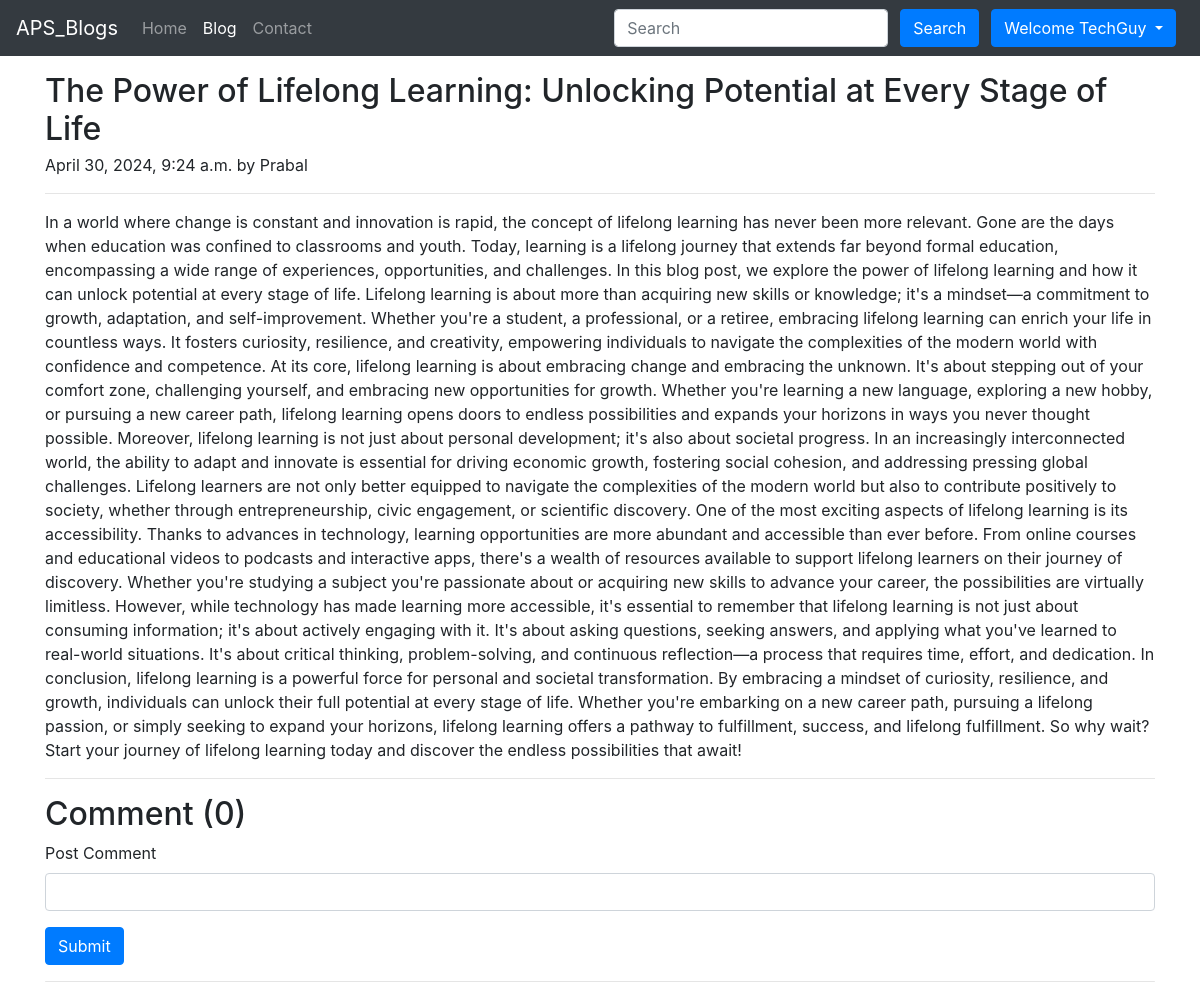
/blog/The Power of Lifelong Learning/ (signed in), run on the app's committed database.
### Blog/models.py (models this page shows, shortened)
class Post(models.Model):
    category_choices = (
        ('general', 'General'),
        ('science', 'Science'),
        ('english', 'English'),
        ('maths', 'Maths'),
        ('sst', 'SST'),
        ('gaming', 'Gaming'),
        ('news', 'News'),
        ('announcements', 'Announcements'),
        ('sports', 'Sports'),
        ('cooking', 'Cooking'),
        ('lifestyle', 'Lifestyle'),
        ('news', 'News'),
    )
    sno = models.AutoField(primary_key=True)
    title = models.CharField(max_length=100)
    text = models.TextField()
    author = models.CharField(max_length=30)
    slug = models.CharField(max_length=300)
    timeStamp = models.DateTimeField(default=datetime.now, blank=True)
    thumbnail = models.ImageField(upload_to='blog/thumbnail', default="blog/thumbnail/wallpaper.jpg")

### Blog/views.py (the view)
# urls.py: path('<str:slug>/',views.blogPost,name="blogPost"),
def blogPost(request, slug):
    post = Post.objects.filter(slug=slug)[0]
    comments = BlogComment.objects.filter(post=post,parent=None)
    replies = BlogComment.objects.filter(post=post).exclude(parent = None)
    replyDict =  {}
    for reply in replies:
        if reply.parent.sno not in replyDict.keys():
            replyDict[reply.parent.sno] = [reply]
        else:
            replyDict[reply.parent.sno].append(reply)
    context = {
        'post': post,
        'comments': comments,
        'replyDict':replyDict
    }
    return render(request, 'blog/blogPost.html', context=context)

### templates/blog/blogPost.html (shortened to what this page needs)
{% extends 'base.html' %}
{% load humanize %}
{% load static %}
{% load extras %}
{% block activeBlog %}active{% endblock activeBlog %}
{% block body %}
<div class="container my-3">
    <h2 class="blog-post-title mb-1">{{post.title}}</h2>
    <p class="blog-post-meta">{{ post.timeStamp }} by <span>{{post.author}}</span></p>
    <hr class="solid">
    <p>{{post.text}}</p>
    <hr class="solid">
</div>
<div class="container">
    <h2>Comment ({{ comments.count }})</h2>
    <form action="/blog/postComment" method="post"> {% csrf_token %}
        <div class="mb-3">
            <label for="comment" class="form-label">Post Comment</label>
            <input name="comment" type="text" class="form-control" id="comment" aria-describedby="text">
        </div>
        <button type="submit" class="btn btn-primary">Submit</button>
    </form>
    <hr class="rounded">
</div>
{% endblock body %}

### templates/base.html (shortened to what this page needs)
<!doctype html>
<html lang="en">
<head>
    <link rel="stylesheet" href="https://stackpath.bootstrapcdn.com/bootstrap/4.3.1/css/bootstrap.min.css">
</head>
<body>
    <nav class="navbar navbar-expand-lg navbar-dark bg-dark">
        <a class="navbar-brand" href="/">APS_Blogs</a>
        <div class="collapse navbar-collapse" id="navbarSupportedContent">
            <ul class="navbar-nav mr-auto">
                <li class="nav-item {% block activeHome %}{% endblock activeHome %}">
                    <a class="nav-link" href="/">Home <span class="sr-only">(current)</span></a>
                </li>
                <li class="nav-item {% block activeBlog %}{% endblock activeBlog %}">
                    <a class="nav-link" href="/blog">Blog</a>
                </li>
                <li class="nav-item {% block activeContact %}{% endblock activeContact %}">
                    <a class="nav-link" href="/contact">Contact</a>
                </li>
            </ul>
            <form method="get" action="/search" class="form-inline my-2 my-lg-0">
                <input name="query" id="query" class="form-control mr-sm-2" type="search" placeholder="Search"
                    aria-label="Search">
                <button class="btn btn-primary my-2 mx-1 my-sm-0" type="submit">Search</button>
                {% if user.is_authenticated %}
                <div class="btn-group">
                    <button type="button" class="btn btn-primary dropdown-toggle mx-2" data-toggle="dropdown" aria-haspopup="true" aria-expanded="false">
                      Welcome {{user.username}}
                    </button>
                  </div>
                {% endif %}
            </form>
        </div>
    </nav>
    {% block body %}{% endblock body %}
</body>
</html>

### data on the page
Post: title "The Power of Lifelong Learning: Unlocking Potential at Every Stage of Life", timeStamp "April 30, 2024, 9:24 a.m.", author "Prabal", text "In a world where change is constant and innovation is rapid, the concept of lifelong learning has never been more relevant. Gone are the days when education was confined to classrooms and youth. Today, learning is a lifelong journey that extends far beyond formal education, encompassing a wide range of experiences, opportunities, and challenges. In this blog post, we explore the power of lifelong learning and how it can unlock potential at every stage of life. Lifelong learning is about more than acquiring new skills or knowledge; it's a mindset—a commitment to growth, adaptation, and self-improvement. Whether you're a student, a professional, or a retiree, embracing lifelong learning can…"

### other printed values
{{ user.username }} "TechGuy"
{{ comments.count }} "0"
